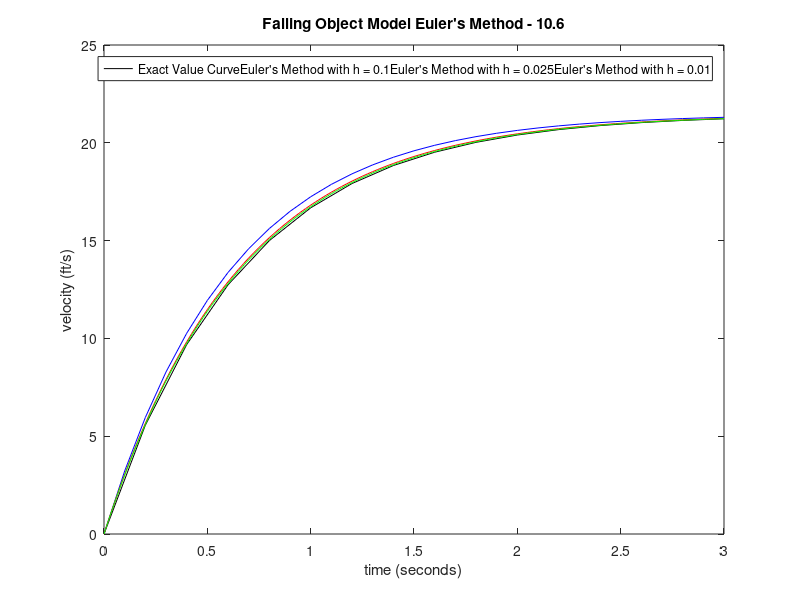

MATLAB code for this plot:
t = [0:0.2:3];
g = 32.2;
rho = 1.5;
y = (-32.2/1.5).*exp(-rho.*t) + g/rho;
a1 = plot(t,y, '-black');
xlabel('time (seconds)')
ylabel('velocity (ft/s)')
title('Falling Object Model Euler''s Method - 10.6')
hold on
%h = 0.1
euler_1 = [0];
p = 1;
y_i = 0; %first deriv for t=0
for t = [0:0.1:3]
    deriv_i =  -rho*y_i^p + g;
    y_ip1 = y_i + deriv_i*0.1;
    euler_1(length(euler_1)+1) = y_ip1;
    y_i = y_ip1;
end
t2 = [0:0.1:3];
a2 = plot(t2, euler_1(1:end-1), '-b');
%h = 0.025
euler_2 = [0];
p = 1;
y_i = 0; %first deriv for t=0
for t = [0:0.025:3]
    deriv_i =  -rho*y_i^p + g;
    y_ip1 = y_i + deriv_i*0.025;
    euler_2(length(euler_2)+1) = y_ip1;
    y_i = y_ip1;
end
t3 = [0:0.025:3];
a3 = plot(t3, euler_2(1:end-1), '-r');
%h = 0.01
euler_3 = [0];
p = 1;
y_i = 0; %first deriv for t=0
for t = [0:0.01:3]
    deriv_i =  -rho*y_i^p + g;
    y_ip1 = y_i + deriv_i*0.01;
    euler_3(length(euler_3)+1) = y_ip1;
    y_i = y_ip1;
end
t4 = [0:0.01:3];
a4 = plot(t4, euler_3(1:end-1), '-g');
M1 = "Exact Value Curve";
M2 = "Euler's Method with h = 0.1";
M3 = "Euler's Method with h = 0.025";
M4 = "Euler's Method with h = 0.01";
legend([a1,a2,a3, a4], [M1, M2, M3, M4]);
